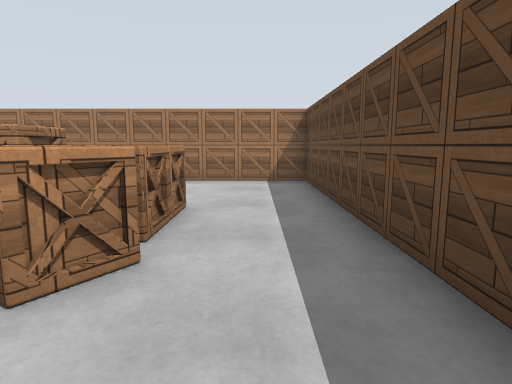
view 1 (above)

14 first-person views from a walk through a robot-simulator world made for Gazebo. The camera is 1 m above the floor, tilts 8° down and sees 75° across. The floor is counted in squares, 1 m on a side. Each view is taken from the middle of a square. On the plan, view 1 faces up. The plan holds only what a view shows up to about 13 squares ahead; the rest is blank. Surface patterns are stand-ins for the level's own textures.

view 2
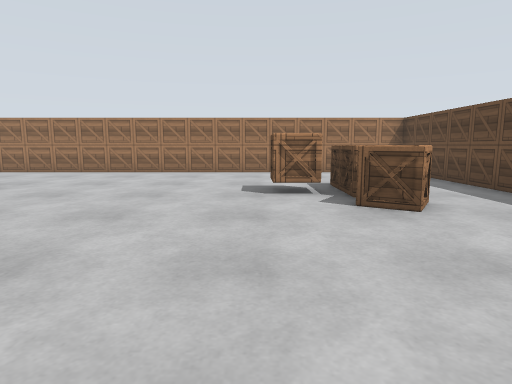

view 3
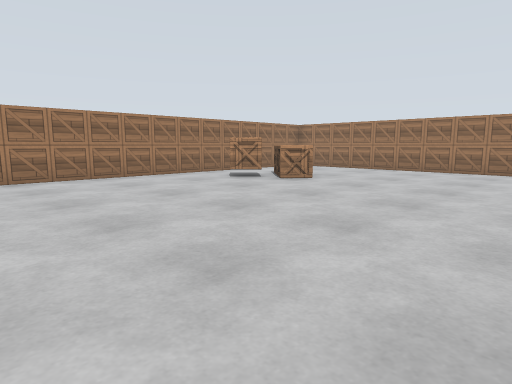

view 4
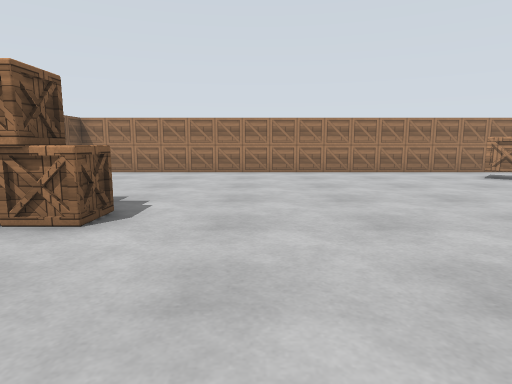

view 5
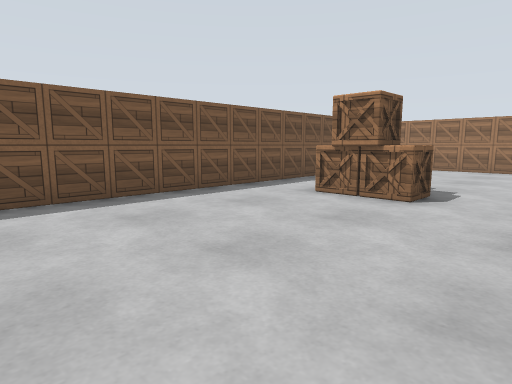

view 6
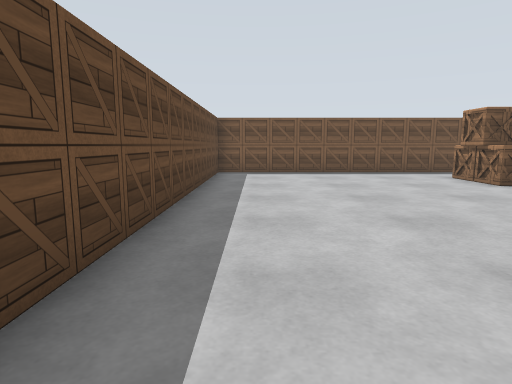

view 7
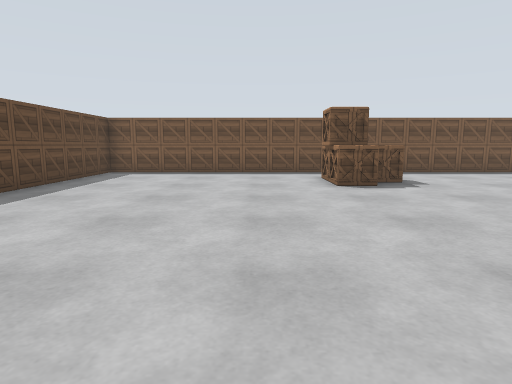

view 8
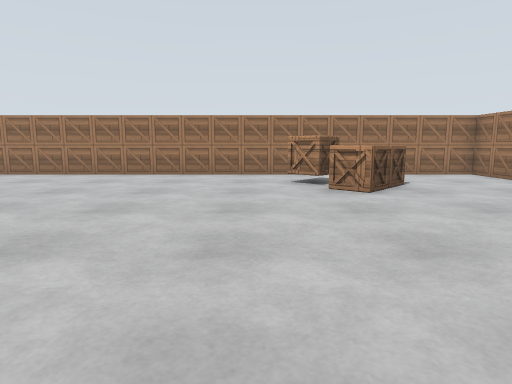

view 9
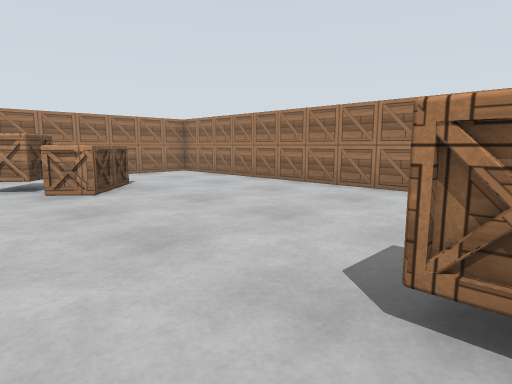

view 10
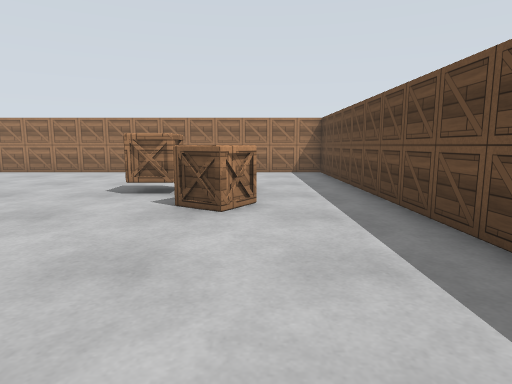

view 11
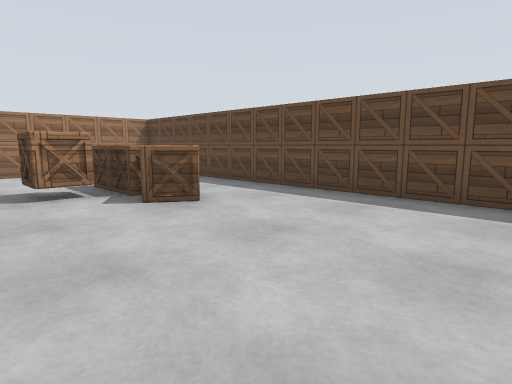

view 12
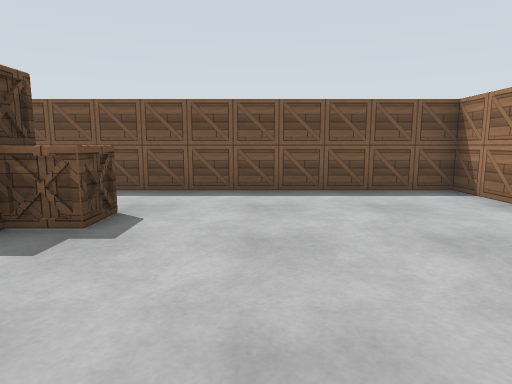

view 13
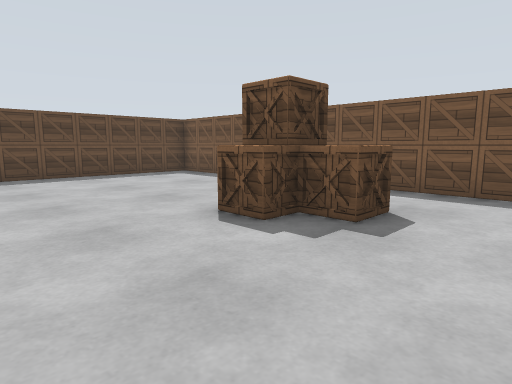

view 14
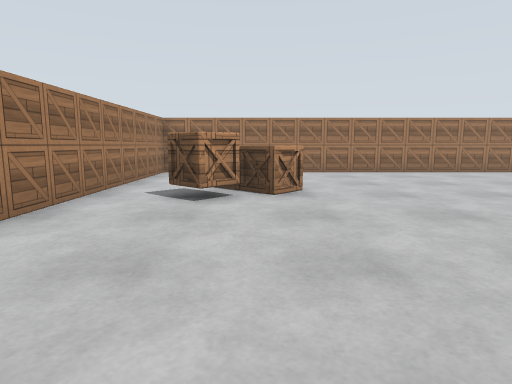

### Floor plan
Points are (right, up) in squares from view 1. A wall is a line through its corners. A room is listed if a view was taken in it or the views show most of it. See-through windows are left out.
Room 1 (views 1, 2, 3, 4, 5, 6, 7, 8, 9, 10, 11, 12, 13, 14)
walls: (-6, -6.2) (-5.9, -8); (-6.2, -6.3) (-5.8, -7.5); (-6, -6.3) (-6.2, -8); (-6, -6.3) (-6, -8.2); (-6.2, -6.4) (-5.8, -7.2); (-6.5, -6.6) (-6, -6.8); (-6.8, -6.7) (-6.1, -6.8); (-6.8, -6.8) (-6, -6.7); (-7.7, -6.9) (-5.9, -6.9); (-3, 3.6) (-3.7, 4) (-3.7, 4.7); (-11.3, 3.5) (-12, 2.9); (-2.7, 3.5) (-3.7, 3.9); (-11.3, 3.6) (-11.9, 2.9) (-12.7, 3.6); (-2.7, 3.7) (-3.7, 3.8); (-7.1, -7.4) (-7, -6.2); (-2.7, 3.8) (-3.7, 3.8); (-2.7, 3.9) (-3.7, 3.7); (-2.8, 4) (-3.5, 3.7); (-6.9, -7.6) (-7, -6.2); (-5.9, -7.7) (-6, -8.2); (-6.9, -7.8) (-6.9, -6.2); (-12.1, 4.3) (-11.4, 3.6) (-11.9, 2.9); (-14.4, -10.4) (1.4, -10.4) (1.4, 9.4) (-14.4, 9.4) (-14.4, -10.4)
low walls: (-6.7, -6) (-5.9, -6.3) (-6.2, -7.1); (-6.9, -6.1) (-5.9, -6.2); (-7, -6.2) (-5.9, -6.1); (-6.9, -6.2) (-5.9, -6.2); (-1.8, 1.9) (-2.2, 2.5); (-1.8, 1.9) (-2.3, 2.5); (-1.7, 2) (-2.3, 2.5); (-9.9, 4.4) (-10.6, 3.7); (-7.8, -7.1) (-7.1, -6.9); (-10, 4.4) (-10.6, 3.6); (-1.6, 2) (-2.2, 2.4); (-1.6, 2) (-2.4, 2.5); (-8.1, -7.2) (-7.2, -6.7); (-1.5, 2.1) (-2.2, 2.2); (-2.1, 3.2) (-2.1, 5.4); (-1.3, 2.6) (-1.4, 2); (-8, -7.7) (-7.7, -6.9) (-7, -6.9); (-8, -7.8) (-7.9, -6.8); (-1, 2.4) (-1.5, 2) (-2.2, 2.1); (-1.1, 2.6) (-1.5, 2); (-0.9, 2.5) (-1.5, 2); (-1, 2.7) (-1.4, 2); (-7.9, -8) (-7.9, -6.8); (-1, 2.8) (-1.4, 2); (-11.5, 5.8) (-9.9, 4.4) (-10.7, 3.7) (-12.2, 5.1); (-1.1, 4.8) (-1.2, 3.5); (-1.1, 5.4) (-1.1, 3.2)

Positions as (right, up) in squares from view 1, and headings:
1: (0, 0), facing up
2: (-4, -3), facing up
3: (-4, -4), facing up-left
4: (-2, -4), facing left
5: (0, -4), facing down-left
6: (0, 2), facing down
7: (-4, 2), facing down
8: (-3, 2), facing left
9: (-3, 2), facing up-left
10: (-1, -3), facing up
11: (-5, -3), facing up-right
12: (-10, -3), facing down
13: (-10, -3), facing down-right
14: (-11, -3), facing up
